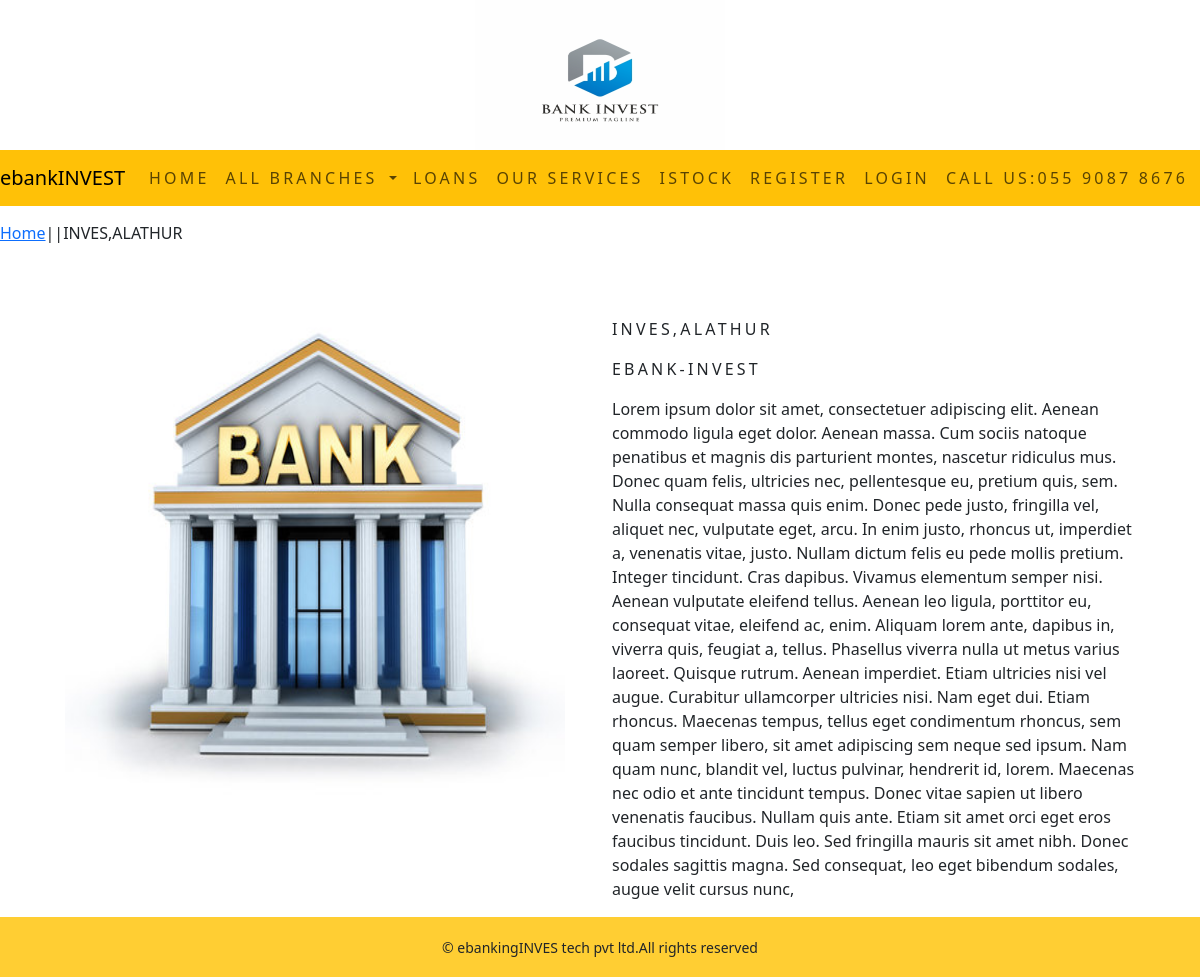
Page /invespalakkad/invesalathur/ on the committed database.
### ebankingapp/models.py (models this page shows, shortened)
class Branch(models.Model):
    name=models.CharField(max_length=250,unique=True)
    slug=models.SlugField(max_length=250,unique=True)
    description=models.TextField(blank=True)
    image = models.ImageField(upload_to='branch', blank=True)
    branch=models.ForeignKey(District,on_delete=models.CASCADE)
    available=models.BooleanField(default=True)
    class Meta:
        ordering = ('name',)
        verbose_name = 'branch'
        verbose_name_plural = 'branches'

### ebankingapp/views.py (the view)
# urls.py: path('<slug:c_slug>/<slug:branch_slug>/',views.BranchDetail,name='branchdetail'),
def BranchDetail(request,c_slug,branch_slug):
    try:
        branch=Branch.objects.get(branch__slug=c_slug,slug=branch_slug)
    except Exception as e:
        raise e
    return render(request,'branch.html',{'branch':branch})

### ebankingapp/context_processors.py (called while the page is built)
def menu_links(request):
    links=District.objects.all()
    return dict(links=links)

### ebankingapp/models.py (called while the page is built)
    def get_url(self):
        return reverse('ebankingapp:branch_by_district',args=[self.slug])

### templates/branch.html (shortened to what this page needs)
{% extends 'base.html' %}
{% load static %}
{% block content %}
<div class="row my_prod_row_class">
    <div class="mx-auto">
        <p><a href="{% url 'ebankingapp:allBranches' %}">Home</a>|<a href="{{branch.district.get_url}}">{{branch.district}}</a>|{{branch.name}}</p>
    </div>
</div>
<div class="container">
<br>
<div class="row">
    <div class="col-12 col-sm-12 col-md-12 col-lg-6 text-center">
        <div style="min-width:18rem">
            <img src="{{branch.image.url}}"  alt="{{branch.name}}" height="500px;" width="500px;">
        </div>
    </div>
        <div class="col-12 col-sm-12 col-md-12 col-lg-6">
            <div>
            <h1 class="my_prod_title">{{branch.name}}</h1>
            <p class="my_title">ebank-INVEST</p>
            <p class="text-justify my_prod_text">{{branch.description}}</p>
        </div>
    </div>
</div>
</div>
{% endblock %}

### static/css/custom.css (style rules this page uses)
body { font-family: 'Roboto', sans-serif; <link href="https://fonts.googleapis.com/css2?family=Roboto:wght@300&display=swap" rel="stylesheet"> }
.my_title { font_size:16px; text-transform:uppercase; letter-spacing:.2em; }
.my_prod_row_class { padding-top:15px; padding-bottom:20px; }
.my_prod_title { font-size:16px; text-transform:uppercase; letter-spacing:.2em; padding-top:15px; padding-bottom:10px; }
.my_prod_text { padding-right:20px; }

### rows in the picture
Branch: name "INVES,ALATHUR", image (picture), description "Lorem ipsum dolor sit amet, consectetuer adipiscing elit. Aenean commodo ligula eget dolor. Aenean massa. Cum sociis natoque penatibus et magnis dis parturient montes, nascetur ridiculus mus. Donec quam felis, ultricies nec, pellentesque eu, pretium quis, sem. Nulla consequat massa quis enim. Donec pede justo, fringilla vel, aliquet nec, vulputate eget, arcu. In enim justo, rhoncus ut, imperdiet a, venenatis vitae, justo. Nullam dictum felis eu pede mollis pretium. Integer tincidunt. Cras dapibus. Vivamus elementum semper nisi. Aenean vulputate eleifend tellus. Aenean leo ligula, porttitor eu, consequat vitae, eleifend ac, enim. Aliquam lorem ante, dapibus in, viverra quis, feugiat a,…"
